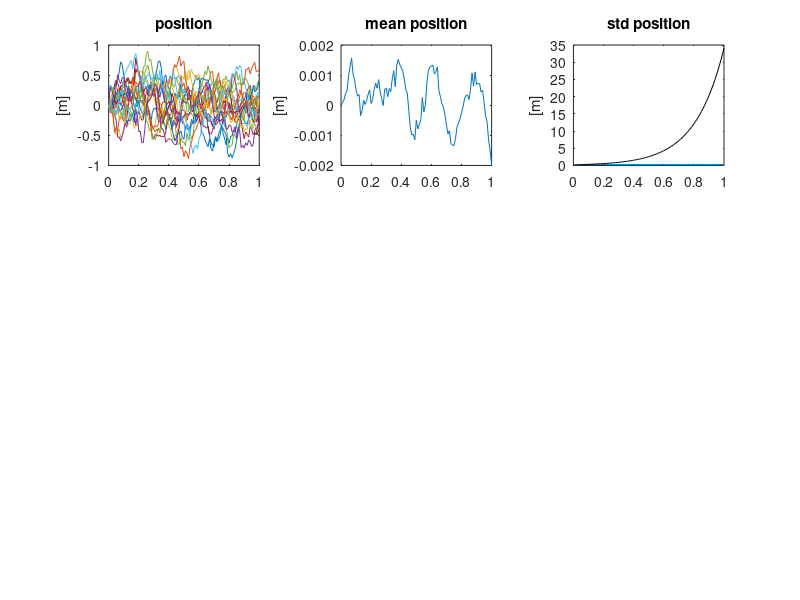

Write the MATLAB code that produced this figure. (Note: this script raises an error after producing the figure.)
clear all; close all; clc;

% 1D pointmass (mass = m) perturbed by a random (Gaussian) force (F)
% dx/dt = xdot
% dxdot/dt = F/m

% We approximate the evolution of the full stochastic system over 3s by performing
% Monte Carlo simulations (nr_sim simulations). We use a simple forward Euler
% integration scheme with a timestep of 10ms.
T = 1; dt = 0.01; N = ceil(T/dt); t = 0:dt:T;
m = 1; nr_sim = 100000; plotted_index = ceil(nr_sim/20);
x_sim = NaN(nr_sim,N+1); x_sim(:,1) = 0;
x_sim_delayed = NaN(nr_sim,N+1); x_sim_delayed(:,1) = 0;
F_var_spectral = 1;
K = -10;
% Perturbation force drawn from a random distribution. Discretized form the
% (continuous) spectral density.
F = sqrt(F_var_spectral/dt)*randn(nr_sim,N);
delay = 5;
for i = 1:N
    vel_i(:,i) = F(:,i)+K*x_sim_delayed(:,i);
    x_sim(:,i+1) = x_sim(:,i) + vel_i(:,i)*dt;
    if i < delay
        x_sim_delayed(:,i+1) = x_sim_delayed(:,i);
    else
        x_sim_delayed(:,i+1) = x_sim(:,i-delay+1);
    end
end

% Computing mean and covariance propagation based on Lyapunov equations
sigma_W = F_var_spectral;
A = [0  K/m ;
     0 0 ];
%  Areg = [ 0 1; 
%           K/m D/m];
B = [0; 0];
C = [1/m; 0];

Cov_x_xd_0 = zeros(1,1);
Cov_x_xd = NaN(1,1,N+1); Cov_x_xd(:,:,1) = Cov_x_xd_0;

P_0 = zeros(1,1);
P = NaN(1,1,N+1); P(:,:,1) = P_0;

Pd_0 = zeros(1,1);
Pd = NaN(1,1,N+1); Pd(:,:,1) = Pd_0;

Pfull_0 = zeros(2,2);
Pfull = NaN(2,2,N+1); Pfull(:,:,1) = Pfull_0;

x_mean = NaN(1,N+1); x_mean(1,1) = 0;
xdot_mean = NaN(1,N+1); xdot_mean(1,1) = 0;
x_delayed_mean = NaN(1,N+1); x_delayed_mean(1,1) = 0;
xdot_delayed_mean = NaN(1,N+1); xdot_delayed_mean(1,1) = 0;

for i = 1:N
%     state_next = (1+Areg*dt)*[x_mean(1,i);xdot_mean(1,i)];
%     x_mean(1,i+1) = state_next(1); xdot_mean(1,i+1) = state_next(2);
    
    Pdot = A*Pfull(:,:,i) + Pfull(:,:,i)*A' + C*sigma_W*C'  ;
    Pfull(:,:,i+1) = Pfull(:,:,i)+ dt*Pdot;

    if i < delay + 1
        x_delayed_mean(:,i+1) = x_delayed_mean(:,i);
        xdot_delayed_mean(:,i+1) = xdot_delayed_mean(:,i);
        Pd(:,:,i+1) = Pd(:,:,i);
        Pfull(2,2,i+1) = Pd(:,:,i+1);
    else
        x_delayed_mean(:,i+1) = x_mean(:,i-delay+1);
        xdot_delayed_mean(:,i+1) = xdot_mean(:,i-delay+1);
        Pd(:,:,i+1) = Pfull(1,1,i-delay+1);
        Pfull(2,2,i+1) = Pd(:,:,i+1);
    end
    
end


figure()
subplot(3,3,1)
plot(t,x_sim(1:plotted_index:end,:)');
ylabel('[m]');
title('position');
subplot(3,3,2)
plot(t,mean(x_sim)); hold on;
% plot(t,x_mean,'k');
ylabel('[m]');
title('mean position');
subplot(3,3,3)
plot(t,std(x_sim)); hold on;
plot(t, sqrt(squeeze(Pfull(1,1,:))), 'k');
ylabel('[m]');
title('std position');



for i = 1:N+1
P_sim(:,:,i) = cov(x_sim(:,i),xdot_sim(:,i));
end
figure()
plot(t, squeeze(P_sim(1,2,:))./(sqrt(squeeze(P_sim(1,1,:))).*sqrt(squeeze(P_sim(2,2,:))))); hold on;
plot(t, squeeze(P(1,2,:))./(sqrt(squeeze(P(1,1,:))).*sqrt(squeeze(P(2,2,:)))), 'k');
